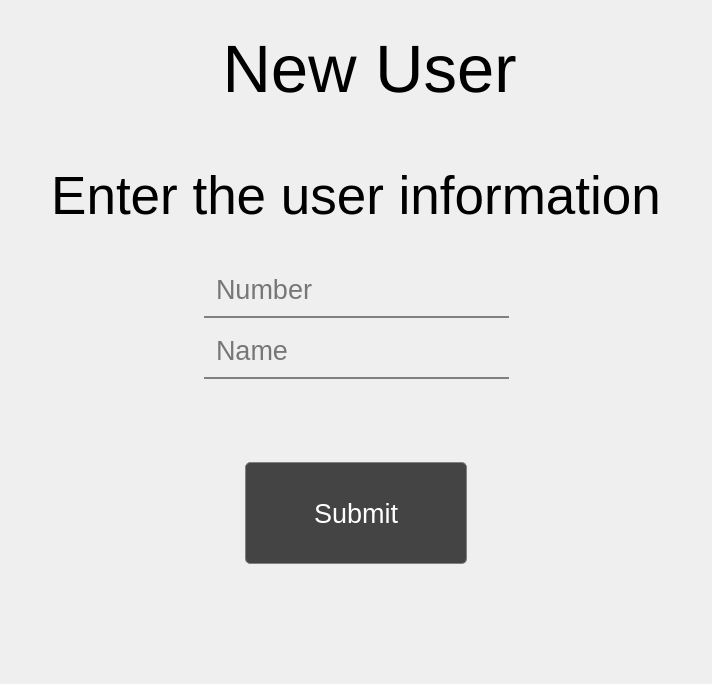
      <widget class="QWidget" name="newUserPage">
       <property name="font">
        <font>
         <pointsize>14</pointsize>
        </font>
       </property>
       <layout class="QVBoxLayout" name="verticalLayout_9">
        <item>
         <layout class="QVBoxLayout" name="verticalLayout_10" stretch="1,4,1">
          <property name="bottomMargin">
           <number>0</number>
          </property>
          <item>
           <layout class="QVBoxLayout" name="verticalLayout_11">
            <item>
             <layout class="QHBoxLayout" name="horizontalLayout_16">
              <property name="leftMargin">
               <number>20</number>
              </property>
              <property name="topMargin">
               <number>20</number>
              </property>
              <item>
               <layout class="QHBoxLayout" name="horizontalLayout_37">
                <property name="leftMargin">
                 <number>0</number>
                </property>
                <item>
                 <widget class="QPushButton" name="btnBackNewSession">
                  <property name="font">
                   <font>
                    <family>Arial</family>
                    <pointsize>13</pointsize>
                   </font>
                  </property>
                  <property name="styleSheet">
                   <string notr="true">QPushButton {
outline:0;
border-radius:50px;
}
QPushButton:hover:!pressed{
border:3px solid white;
}
QPushButton:pressed{
border:3px solid red;
}
</string>
                  </property>
                  <property name="text">
                   <string/>
                  </property>
                  <property name="icon">
                   <iconset>
                    <normaloff>images/back.png</normaloff>images/back.png</iconset>
                  </property>
                  <property name="iconSize">
                   <size>
                    <width>100</width>
                    <height>100</height>
                   </size>
                  </property>
                 </widget>
                </item>
                <item>
                 <spacer name="horizontalSpacer_15">
                  <property name="orientation">
                   <enum>Qt::Horizontal</enum>
                  </property>
                  <property name="sizeHint" stdset="0">
                   <size>
                    <width>40</width>
                    <height>20</height>
                   </size>
                  </property>
                 </spacer>
                </item>
               </layout>
              </item>
              <item>
               <widget class="QLabel" name="lblHeaderNewUser">
                <property name="font">
                 <font>
                  <family>Arial</family>
                  <pointsize>50</pointsize>
                 </font>
                </property>
                <property name="text">
                 <string>New User</string>
                </property>
                <property name="alignment">
                 <set>Qt::AlignCenter</set>
                </property>
               </widget>
              </item>
              <item>
               <spacer name="horizontalSpacer_48">
                <property name="orientation">
                 <enum>Qt::Horizontal</enum>
                </property>
                <property name="sizeHint" stdset="0">
                 <size>
                  <width>40</width>
                  <height>20</height>
                 </size>
                </property>
               </spacer>
              </item>
             </layout>
            </item>
            <item>
             <spacer name="verticalSpacer_5">
              <property name="orientation">
               <enum>Qt::Vertical</enum>
              </property>
              <property name="sizeHint" stdset="0">
               <size>
                <width>20</width>
                <height>40</height>
               </size>
              </property>
             </spacer>
            </item>
           </layout>
          </item>
          <item>
           <layout class="QHBoxLayout" name="horizontalLayout_3" stretch="2,6,2">
            <property name="leftMargin">
             <number>0</number>
            </property>
            <property name="topMargin">
             <number>0</number>
            </property>
            <property name="rightMargin">
             <number>0</number>
            </property>
            <item>
             <spacer name="horizontalSpacer_6">
              <property name="orientation">
               <enum>Qt::Horizontal</enum>
              </property>
              <property name="sizeHint" stdset="0">
               <size>
                <width>40</width>
                <height>20</height>
               </size>
              </property>
             </spacer>
            </item>
            <item>
             <layout class="QVBoxLayout" name="verticalLayout_22" stretch="0,1,1,2,0,1,1">
              <property name="topMargin">
               <number>0</number>
              </property>
              <property name="rightMargin">
               <number>0</number>
              </property>
              <property name="bottomMargin">
               <number>0</number>
              </property>
              <item>
               <spacer name="verticalSpacer_25">
                <property name="orientation">
                 <enum>Qt::Vertical</enum>
                </property>
                <property name="sizeHint" stdset="0">
                 <size>
                  <width>20</width>
                  <height>40</height>
                 </size>
                </property>
               </spacer>
              </item>
              <item>
               <widget class="QLabel" name="lblEnterUserInfo">
                <property name="font">
                 <font>
                  <family>Arial</family>
                  <pointsize>40</pointsize>
                 </font>
                </property>
                <property name="text">
                 <string>Enter the user information</string>
                </property>
                <property name="alignment">
                 <set>Qt::AlignCenter</set>
                </property>
               </widget>
              </item>
              <item>
               <spacer name="verticalSpacer_8">
                <property name="orientation">
                 <enum>Qt::Vertical</enum>
                </property>
                <property name="sizeHint" stdset="0">
                 <size>
                  <width>20</width>
                  <height>40</height>
                 </size>
                </property>
               </spacer>
              </item>
              <item>
               <layout class="QGridLayout" name="gridLayout_7" columnstretch="1,2,1">
                <property name="topMargin">
                 <number>0</number>
                </property>
                <item row="0" column="0">
                 <spacer name="horizontalSpacer_114">
                  <property name="orientation">
                   <enum>Qt::Horizontal</enum>
                  </property>
                  <property name="sizeHint" stdset="0">
                   <size>
                    <width>40</width>
                    <height>20</height>
                   </size>
                  </property>
                 </spacer>
                </item>
                <item row="0" column="1">
                 <widget class="LineEdit" name="txtNumberSubmit">
                  <property name="font">
                   <font>
                    <family>Arial</family>
                    <pointsize>20</pointsize>
                   </font>
                  </property>
                  <property name="styleSheet">
                   <string notr="true">QLineEdit{
border-radius:0px;
border-top:0px;
border-left:0px;
border-right:0px;
border-bottom:2px solid gray;
padding:10px 10px 10px 10px;
background: transparent;
}
QLineEdit:focus{
border-bottom:2px solid white;
}</string>
                  </property>
                  <property name="placeholderText">
                   <string>Number</string>
                  </property>
                  <property name="clearButtonEnabled">
                   <bool>false</bool>
                  </property>
                 </widget>
                </item>
                <item row="2" column="1">
                 <widget class="LineEdit" name="txtNameSubmit">
                  <property name="font">
                   <font>
                    <family>Arial</family>
                    <pointsize>20</pointsize>
                   </font>
                  </property>
                  <property name="styleSheet">
                   <string notr="true">QLineEdit{
border-radius:0px;
border-top:0px;
border-left:0px;
border-right:0px;
border-bottom:2px solid gray;
padding:10px 10px 10px 10px;
background: transparent;
}
QLineEdit:focus{
border-bottom:2px solid white;
}</string>
                  </property>
                  <property name="placeholderText">
                   <string>Name</string>
                  </property>
                  <property name="clearButtonEnabled">
                   <bool>false</bool>
                  </property>
                 </widget>
                </item>
                <item row="1" column="1">
                 <spacer name="verticalSpacer_7">
                  <property name="orientation">
                   <enum>Qt::Vertical</enum>
                  </property>
                  <property name="sizeHint" stdset="0">
                   <size>
                    <width>20</width>
                    <height>40</height>
                   </size>
                  </property>
                 </spacer>
                </item>
                <item row="0" column="2">
                 <spacer name="horizontalSpacer_115">
                  <property name="orientation">
                   <enum>Qt::Horizontal</enum>
                  </property>
                  <property name="sizeHint" stdset="0">
                   <size>
                    <width>40</width>
                    <height>20</height>
                   </size>
                  </property>
                 </spacer>
                </item>
               </layout>
              </item>
              <item>
               <spacer name="verticalSpacer_15">
                <property name="orientation">
                 <enum>Qt::Vertical</enum>
                </property>
                <property name="sizeHint" stdset="0">
                 <size>
                  <width>20</width>
                  <height>40</height>
                 </size>
                </property>
               </spacer>
              </item>
              <item>
               <widget class="QLabel" name="lblSubmit">
                <property name="font">
                 <font>
                  <family>Arial</family>
                  <pointsize>16</pointsize>
                 </font>
                </property>
                <property name="styleSheet">
                 <string notr="true"/>
                </property>
                <property name="text">
                 <string/>
                </property>
                <property name="alignment">
                 <set>Qt::AlignCenter</set>
                </property>
               </widget>
              </item>
              <item>
               <layout class="QHBoxLayout" name="horizontalLayout_4">
                <property name="topMargin">
                 <number>0</number>
                </property>
                <item>
                 <spacer name="horizontalSpacer_13">
                  <property name="orientation">
                   <enum>Qt::Horizontal</enum>
                  </property>
                  <property name="sizeHint" stdset="0">
                   <size>
                    <width>40</width>
                    <height>20</height>
                   </size>
                  </property>
                 </spacer>
                </item>
                <item>
                 <widget class="QPushButton" name="btnSubmit">
                  <property name="font">
                   <font>
                    <family>Arial</family>
                    <pointsize>20</pointsize>
                   </font>
                  </property>
                  <property name="styleSheet">
                   <string notr="true">QPushButton {
background-color: rgb(68, 68, 68);
min-width: 220px;
min-height: 100px;
border-radius: 5px;
border: 1px solid gray;
margin: 0 5px 0 5px;
outline:0;
color:white;
}
QPushButton:hover:!pressed{
background-color:rgb(77, 77, 77);
border: 1px solid white;
}</string>
                  </property>
                  <property name="text">
                   <string>Submit</string>
                  </property>
                 </widget>
                </item>
                <item>
                 <spacer name="horizontalSpacer_14">
                  <property name="orientation">
                   <enum>Qt::Horizontal</enum>
                  </property>
                  <property name="sizeHint" stdset="0">
                   <size>
                    <width>40</width>
                    <height>20</height>
                   </size>
                  </property>
                 </spacer>
                </item>
               </layout>
              </item>
             </layout>
            </item>
            <item>
             <spacer name="horizontalSpacer_7">
              <property name="orientation">
               <enum>Qt::Horizontal</enum>
              </property>
              <property name="sizeHint" stdset="0">
               <size>
                <width>40</width>
                <height>20</height>
               </size>
              </property>
             </spacer>
            </item>
           </layout>
          </item>
          <item>
           <layout class="QVBoxLayout" name="verticalLayout_23">
            <item>
             <spacer name="verticalSpacer_6">
              <property name="orientation">
               <enum>Qt::Vertical</enum>
              </property>
              <property name="sizeHint" stdset="0">
               <size>
                <width>20</width>
                <height>40</height>
               </size>
              </property>
             </spacer>
            </item>
           </layout>
          </item>
         </layout>
        </item>
       </layout>
      </widget>
